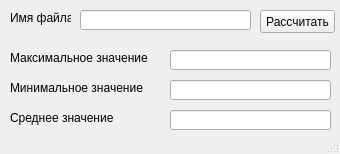
<?xml version="1.0" encoding="UTF-8"?>
<ui version="4.0">
 <class>MainWindow</class>
 <widget class="QMainWindow" name="MainWindow">
  <property name="geometry">
   <rect>
    <x>0</x>
    <y>0</y>
    <width>340</width>
    <height>154</height>
   </rect>
  </property>
  <property name="windowTitle">
   <string>MainWindow</string>
  </property>
  <widget class="QWidget" name="centralwidget">
   <widget class="QLabel" name="label">
    <property name="geometry">
     <rect>
      <x>10</x>
      <y>10</y>
      <width>61</width>
      <height>16</height>
     </rect>
    </property>
    <property name="text">
     <string>Имя файла</string>
    </property>
   </widget>
   <widget class="QLineEdit" name="filenameEdit">
    <property name="geometry">
     <rect>
      <x>80</x>
      <y>10</y>
      <width>171</width>
      <height>20</height>
     </rect>
    </property>
   </widget>
   <widget class="QPushButton" name="button">
    <property name="geometry">
     <rect>
      <x>260</x>
      <y>10</y>
      <width>75</width>
      <height>23</height>
     </rect>
    </property>
    <property name="text">
     <string>Рассчитать</string>
    </property>
   </widget>
   <widget class="QLabel" name="label_2">
    <property name="geometry">
     <rect>
      <x>10</x>
      <y>50</y>
      <width>151</width>
      <height>16</height>
     </rect>
    </property>
    <property name="text">
     <string>Максимальное значение</string>
    </property>
   </widget>
   <widget class="QLineEdit" name="minEdit">
    <property name="geometry">
     <rect>
      <x>170</x>
      <y>50</y>
      <width>161</width>
      <height>20</height>
     </rect>
    </property>
   </widget>
   <widget class="QLineEdit" name="maxEdit">
    <property name="geometry">
     <rect>
      <x>170</x>
      <y>80</y>
      <width>161</width>
      <height>20</height>
     </rect>
    </property>
   </widget>
   <widget class="QLabel" name="label_3">
    <property name="geometry">
     <rect>
      <x>10</x>
      <y>80</y>
      <width>151</width>
      <height>16</height>
     </rect>
    </property>
    <property name="text">
     <string>Минимальное значение</string>
    </property>
   </widget>
   <widget class="QLabel" name="label_4">
    <property name="geometry">
     <rect>
      <x>10</x>
      <y>110</y>
      <width>151</width>
      <height>16</height>
     </rect>
    </property>
    <property name="text">
     <string>Среднее значение</string>
    </property>
   </widget>
   <widget class="QLineEdit" name="avgEdit">
    <property name="geometry">
     <rect>
      <x>170</x>
      <y>110</y>
      <width>161</width>
      <height>20</height>
     </rect>
    </property>
   </widget>
  </widget>
  <widget class="QStatusBar" name="statusbar"/>
 </widget>
 <resources/>
 <connections/>
</ui>
